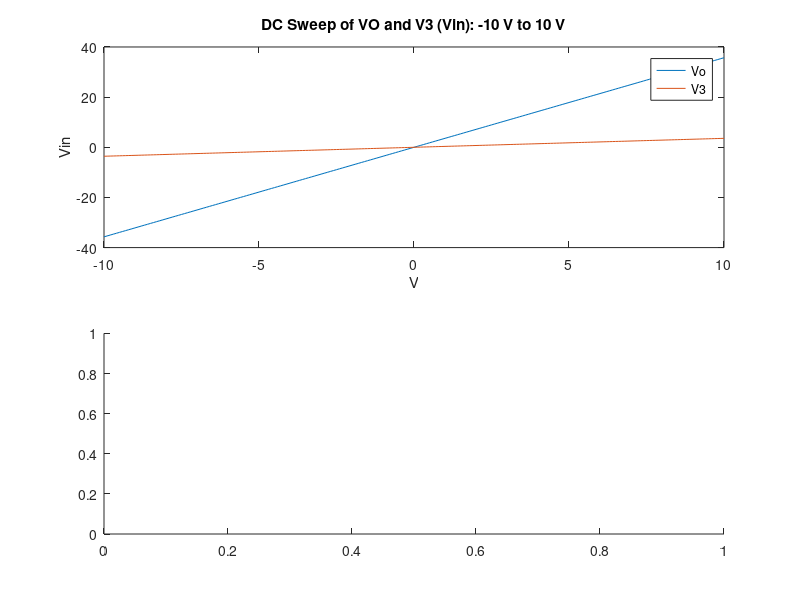
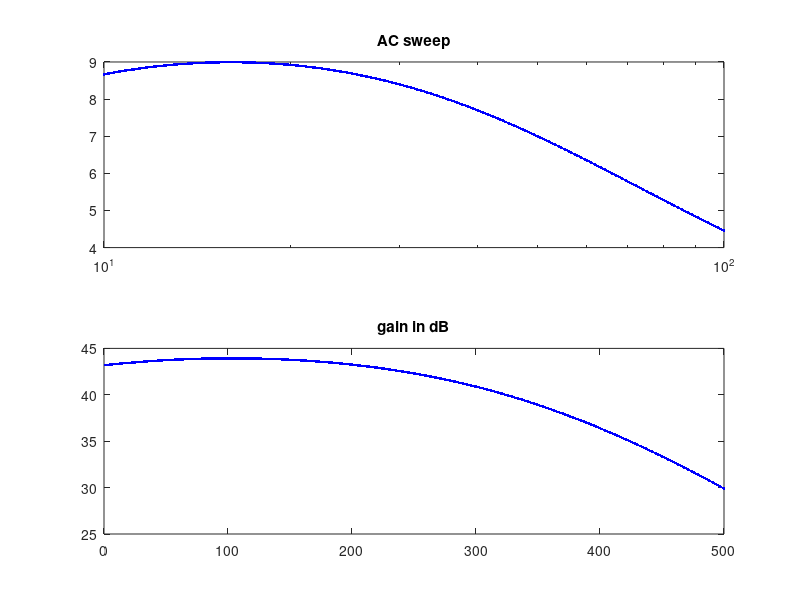

Write the MATLAB code that produced these figures, in order. (Note: this script raises an error after producing the figures.)
%Kwabena Gyasi Bawuah 
%101048814

close all 

global G 
global C
global F

%G = zeros(6, 6); 
%C = zeros(6, 6); 
F = zeros(7, 1);

vo2 = zeros(1000, 1); 
W = zeros(1000, 1);
%part d
CC = zeros(1000,1);
GG = zeros(1000,1);


%Circuit Parameters 
%resistances and conductances
R1 = 1;
R2 = 2;
R3 = 10;
R4 = 0.1; 
R0 = 1000; 
G1 = 1/R1;
G2 = 1/R2;
G3 = 1/R3;
G4 = 1/R4;
G0 = 1/R0;
L = 0.2;
a = 100;
Cap = 0.25;

vi = zeros(100, 1);
vo = zeros(100, 1);
v3 = zeros(100, 1);

% G(1, 1) = 1;                                        
% G(2, 1) = G1; G(2, 2) = -(G1 + G2); G(2, 6) = -1;   
% G(3 ,3) = -G3; G(3, 6) = 1;                       
% G(4, 3) = -a*G3; G(4, 4) = 1;                        
% G(5, 5) = -(G4+G0); G(5, 4) = G4;   
% G(6, 2) = -1; G(6, 3) = 1;

G = [1 0 0 0 0 0 0;
           -G2 G1+G2 -1 0 0 0 0;
            0 1 0 -1 0 0 0;
            0 0 -1 G3 0 0 0;
            0 0 0 0 -a 1 0;
            0 0 0 G3 -1 0 0;
            0 0 0 0 0 -G4 G4+G0];


% C(2, 1) = Cap; C(2, 2) = -Cap;
% C(6, 6) = L;

C = [0 0 0 0 0 0 0;
           -Cap Cap 0 0 0 0 0;
            0 0 -L 0 0 0 0;
            0 0 0 0 0 0 0;
            0 0 0 0 0 0 0;
            0 0 0 0 0 0 0;
            0 0 0 0 0 0 0;];


v = 0;
% [V1 Iin V2 I3 V4 Icc Vo]

%DC Case
%capacitive/inductive effect
s = 0;

for Vin = -10:0.1:10
    v = v + 1;
    F(1) = Vin;
    
    Vm = G\F
    vi(v) = Vin;
    vo(v) = Vm(6);
    v3(v) = Vm(4);
    %v = v + 1;
end

figure(1)
subplot(2,1,1)
plot(vi, vo);
hold on;
plot(vi, v3);
title('DC Sweep of VO and V3 (Vin): -10 V to 10 V');
xlabel('V')
ylabel('Vin')
legend('Vo','V3')


w = logspace(1,2,500);                  
F(1) = 1;

for i = 1:length(w)
    
    Vm2 = (G+C*1j*w(i))\F; 
    
    
    figure(2)
    subplot(2,1,1)
    semilogx(w(i), abs(Vm2(7,1)),'b.')
    hold on
    title('AC sweep')
    
    
    %to get the db
    dBval = 20*log(abs(Vm2(7,1))/F(1));    
    subplot(2,1,2)
    plot(i, dBval, 'b.')
    hold on
    title('gain in dB')
end

%using a normal distribution with std = 0.05 and w=π
w = 3.14;

for i = 1:1000
    randp = Cap + 0.05*randn(1,1000);
    C(2, 1) = randp(i); 
    C(2, 2) = -randp(i);
    %Vm3 = (G+1i*w*C)\F;
    Vm3 = (G+C*1j*w)\F; 
    %CC(i) = randp;
    %for the gain
    %GG(i) = 20*log10(norm(Vm3(5))/10);
    GG(i,1) = abs(Vm3(7,1))/F(1);
end

figure(1)
subplot(2,1,2)
histogram(GG,100)
title('Histogram of Gain given random noise')
ylabel('Gain')